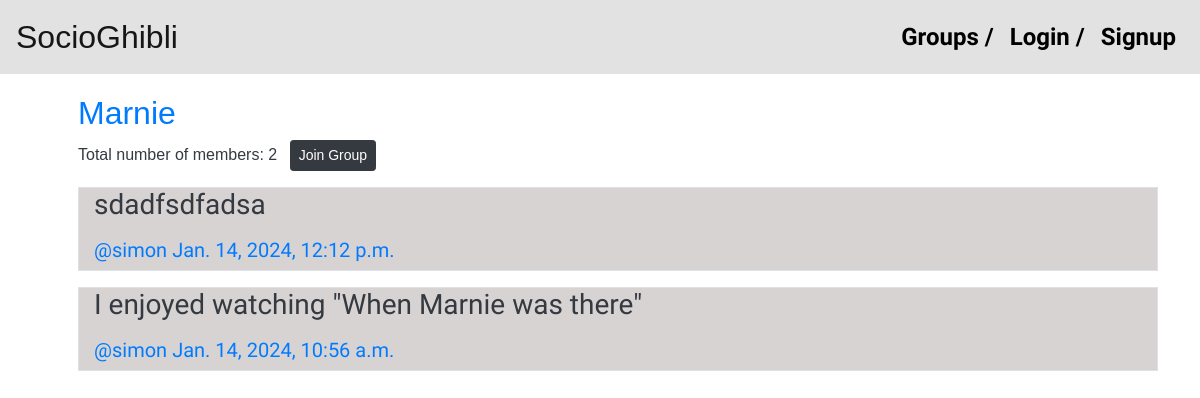
/groups/posts/in/marnie/, run on the app's committed database.
### groups/models.py (models this page shows, shortened)
class SocioGhibliGroup(models.Model):
    name = models.CharField(max_length=255, unique=True)
    slug = models.SlugField(allow_unicode=True, unique=True)
    description = models.TextField(blank=False, default='')
    description_html = models.TextField(editable=False, default='', blank=True)
    members = models.ManyToManyField(current_user, through="SocioGhibliGroupMember")
    class Meta:
        ordering = ["name"]

### posts/models.py (models this page shows, shortened)
class SocioGhibliPost(models.Model):
    user = models.ForeignKey(current_user, related_name="posts", on_delete=models.CASCADE)
    created_at = models.DateTimeField(auto_now=True)
    message = models.TextField()
    message_html = models.TextField(editable=False)
    group = models.ForeignKey(SocioGhibliGroup, related_name="posts", null=True, blank=True, on_delete=models.CASCADE)
    class Meta:
        ordering = ["-created_at"]
        unique_together = ["user", "message"]

### groups/views.py (the view)
# urls.py: path("posts/in/<slug>/", views.SingleSocioGhibliGroupView.as_view(), name="single"),
class SingleSocioGhibliGroupView(DetailView):
    model = SocioGhibliGroup
    context_object_name = "group"
    template_name  = "groups/group_detail.html"

### groups/templates/groups/group_detail.html (shortened to what this page needs)
{% extends "groups/group_base.html" %}
{% block pregroup %}
  <div class="row">
    <div class="col-md-4">
      <h2 class="aria-font">{{ group.name }}</h2>
      <p class="aria-font">Total number of members: {{ group.members.count }}
        {% if user in group.members.all %}
          <a href="{% url 'groups:leave' slug=group.slug %}" class="ml-2 btn btn-sm btn-warning">
            Leave
          </a>
        {% else %}
          <a href="{% url 'groups:join' slug=group.slug %}" class="ml-2 btn btn-sm btn-dark">
            Join Group
          </a>
        {% endif %}
      </p>
    </div>
  </div>
{% endblock %}
{% block group_content %}
  <div class="row">
    <div class="col-md-12">
      {% if group.posts.count == 0 %}
        <h2>No posts yet!</h2>
      {% else %}
        {% for post in group.posts.all %}
          <div class="mb-3">
            {% include "posts/_post.html" with post=post hide_delete=True %}
          </div>
        {% endfor %}
      {% endif %}
    </div>
  </div>
{% endblock %}

### posts/templates/posts/_post.html (shortened to what this page needs)
<div class="post_media col-md-12 border border-1" style="background-color: rgba(212, 207, 207, 0.9);">
    <h3> {{ post.message_html|safe }} </h3>
    <div class="media-body">
        <h5 class="media-heading">
            <span class="username">
                <a href="{% url 'posts:for_user' username=post.user.username%}">@{{post.user.username}}</a>
            </span>
            <time class="time">
                <a href="{% url 'posts:single' username=post.user.username pk=post.pk %}">{{post.created_at}}</a>
            </time>
        </h5>
    </div>
</div>

### static/css/master.css (style rules this page uses)
body { font-family: 'Shadows Into Light', cursive; background-image: url('../socioghibli/images/ghibli_background.jpg'); background-size: 70% auto; background-position: top right; background-repeat: no-repeat; }
.aria-font { font-family: 'Arial', sans-serif; }
h1, h2, h3, h4, h5, h6 { color: #007bff; }
p { color: #343a40; }

### data on the page
SocioGhibliGroup: name "Marnie", members.count "2"
SocioGhibliPost: message_html "sdadfsdfadsa", user.username "simon", created_at "Jan. 14, 2024, 12:12 p.m."
SocioGhibliPost: message_html "I enjoyed watching \"When Marnie was there\"", user.username "simon", created_at "Jan. 14, 2024, 10:56 a.m."
